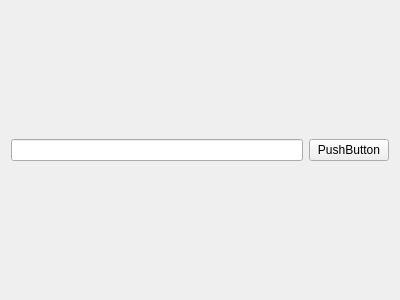
<?xml version="1.0" encoding="UTF-8"?>
<ui version="4.0">
 <class>MainWindow</class>
 <widget class="QWidget" name="MainWindow">
  <property name="geometry">
   <rect>
    <x>0</x>
    <y>0</y>
    <width>400</width>
    <height>300</height>
   </rect>
  </property>
  <property name="windowTitle">
   <string>Form</string>
  </property>
  <layout class="QHBoxLayout" name="horizontalLayout">
   <item>
    <widget class="QLineEdit" name="lineEdit"/>
   </item>
   <item>
    <widget class="QPushButton" name="pushButton">
     <property name="text">
      <string>PushButton</string>
     </property>
    </widget>
   </item>
  </layout>
 </widget>
 <resources/>
 <connections/>
</ui>
